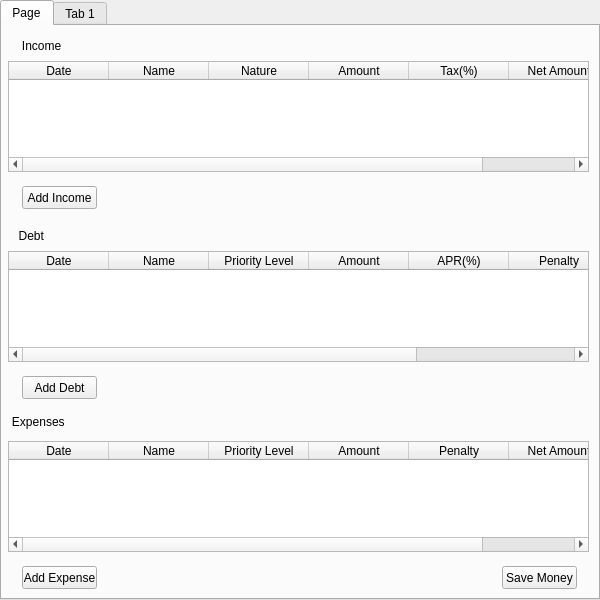
<?xml version="1.0" encoding="UTF-8"?>
<ui version="4.0">
 <class>BudgetTab</class>
 <widget class="QTabWidget" name="BudgetTab">
  <property name="geometry">
   <rect>
    <x>0</x>
    <y>0</y>
    <width>600</width>
    <height>600</height>
   </rect>
  </property>
  <property name="windowTitle">
   <string>TabWidget</string>
  </property>
  <property name="currentIndex">
   <number>0</number>
  </property>
  <widget class="QWidget" name="tab_2">
   <attribute name="title">
    <string>Page</string>
   </attribute>
   <widget class="QPushButton" name="addDebtButton_3">
    <property name="geometry">
     <rect>
      <x>20</x>
      <y>350</y>
      <width>75</width>
      <height>23</height>
     </rect>
    </property>
    <property name="text">
     <string>Add Debt</string>
    </property>
   </widget>
   <widget class="QTableWidget" name="expensesTable_3">
    <property name="geometry">
     <rect>
      <x>6</x>
      <y>415</y>
      <width>581</width>
      <height>111</height>
     </rect>
    </property>
    <column>
     <property name="text">
      <string>Date</string>
     </property>
    </column>
    <column>
     <property name="text">
      <string>Name</string>
     </property>
    </column>
    <column>
     <property name="text">
      <string>Priority Level</string>
     </property>
    </column>
    <column>
     <property name="text">
      <string>Amount</string>
     </property>
    </column>
    <column>
     <property name="text">
      <string>Penalty</string>
     </property>
    </column>
    <column>
     <property name="text">
      <string>Net Amount</string>
     </property>
    </column>
   </widget>
   <widget class="QLabel" name="incomeLabel_3">
    <property name="geometry">
     <rect>
      <x>10</x>
      <y>10</y>
      <width>571</width>
      <height>20</height>
     </rect>
    </property>
    <property name="styleSheet">
     <string notr="true">font: 18pt &quot;MS Shell Dlg 2&quot;;</string>
    </property>
    <property name="text">
     <string>   Income</string>
    </property>
   </widget>
   <widget class="QTableWidget" name="debtTable_3">
    <property name="geometry">
     <rect>
      <x>6</x>
      <y>225</y>
      <width>581</width>
      <height>111</height>
     </rect>
    </property>
    <property name="maximumSize">
     <size>
      <width>581</width>
      <height>16777215</height>
     </size>
    </property>
    <property name="showDropIndicator" stdset="0">
     <bool>false</bool>
    </property>
    <property name="alternatingRowColors">
     <bool>true</bool>
    </property>
    <column>
     <property name="text">
      <string>Date</string>
     </property>
    </column>
    <column>
     <property name="text">
      <string>Name</string>
     </property>
    </column>
    <column>
     <property name="text">
      <string>Priority Level</string>
     </property>
    </column>
    <column>
     <property name="text">
      <string>Amount</string>
     </property>
    </column>
    <column>
     <property name="text">
      <string>APR(%)</string>
     </property>
    </column>
    <column>
     <property name="text">
      <string>Penalty</string>
     </property>
    </column>
    <column>
     <property name="text">
      <string>Net Amount</string>
     </property>
    </column>
   </widget>
   <widget class="QTableWidget" name="incomeTable_3">
    <property name="geometry">
     <rect>
      <x>6</x>
      <y>35</y>
      <width>581</width>
      <height>111</height>
     </rect>
    </property>
    <column>
     <property name="text">
      <string>Date</string>
     </property>
    </column>
    <column>
     <property name="text">
      <string>Name</string>
     </property>
    </column>
    <column>
     <property name="text">
      <string>Nature</string>
     </property>
    </column>
    <column>
     <property name="text">
      <string>Amount</string>
     </property>
    </column>
    <column>
     <property name="text">
      <string>Tax(%)</string>
     </property>
    </column>
    <column>
     <property name="text">
      <string>Net Amount</string>
     </property>
    </column>
   </widget>
   <widget class="QLabel" name="debtLabel_3">
    <property name="geometry">
     <rect>
      <x>10</x>
      <y>200</y>
      <width>571</width>
      <height>20</height>
     </rect>
    </property>
    <property name="styleSheet">
     <string notr="true">font: 18pt &quot;MS Shell Dlg 2&quot;;</string>
    </property>
    <property name="text">
     <string>  Debt</string>
    </property>
   </widget>
   <widget class="QLabel" name="expensesLabel_3">
    <property name="geometry">
     <rect>
      <x>0</x>
      <y>380</y>
      <width>571</width>
      <height>31</height>
     </rect>
    </property>
    <property name="styleSheet">
     <string notr="true">font: 18pt &quot;MS Shell Dlg 2&quot;;</string>
    </property>
    <property name="text">
     <string>   Expenses</string>
    </property>
   </widget>
   <widget class="QPushButton" name="addExpenseButtom_3">
    <property name="geometry">
     <rect>
      <x>20</x>
      <y>540</y>
      <width>75</width>
      <height>23</height>
     </rect>
    </property>
    <property name="text">
     <string>Add Expense</string>
    </property>
   </widget>
   <widget class="QPushButton" name="saveMoneyButton_3">
    <property name="geometry">
     <rect>
      <x>500</x>
      <y>540</y>
      <width>75</width>
      <height>23</height>
     </rect>
    </property>
    <property name="text">
     <string>Save Money</string>
    </property>
   </widget>
   <widget class="QPushButton" name="addIcomeButtom_3">
    <property name="geometry">
     <rect>
      <x>20</x>
      <y>160</y>
      <width>75</width>
      <height>23</height>
     </rect>
    </property>
    <property name="text">
     <string>Add Income</string>
    </property>
   </widget>
  </widget>
  <widget class="QWidget" name="tab">
   <attribute name="title">
    <string>Tab 1</string>
   </attribute>
   <widget class="QPushButton" name="saveMoneyButton_2">
    <property name="geometry">
     <rect>
      <x>500</x>
      <y>540</y>
      <width>75</width>
      <height>23</height>
     </rect>
    </property>
    <property name="text">
     <string>Save Money</string>
    </property>
   </widget>
   <widget class="QPushButton" name="addIcomeButtom_2">
    <property name="geometry">
     <rect>
      <x>20</x>
      <y>160</y>
      <width>75</width>
      <height>23</height>
     </rect>
    </property>
    <property name="text">
     <string>Add Income</string>
    </property>
   </widget>
   <widget class="QPushButton" name="addDebtButton_2">
    <property name="geometry">
     <rect>
      <x>20</x>
      <y>350</y>
      <width>75</width>
      <height>23</height>
     </rect>
    </property>
    <property name="text">
     <string>Add Debt</string>
    </property>
   </widget>
   <widget class="QTableWidget" name="debtTable_2">
    <property name="geometry">
     <rect>
      <x>6</x>
      <y>225</y>
      <width>581</width>
      <height>111</height>
     </rect>
    </property>
    <property name="maximumSize">
     <size>
      <width>581</width>
      <height>16777215</height>
     </size>
    </property>
    <property name="showDropIndicator" stdset="0">
     <bool>false</bool>
    </property>
    <property name="alternatingRowColors">
     <bool>true</bool>
    </property>
    <column>
     <property name="text">
      <string>Date</string>
     </property>
    </column>
    <column>
     <property name="text">
      <string>Name</string>
     </property>
    </column>
    <column>
     <property name="text">
      <string>Priority Level</string>
     </property>
    </column>
    <column>
     <property name="text">
      <string>Amount</string>
     </property>
    </column>
    <column>
     <property name="text">
      <string>APR(%)</string>
     </property>
    </column>
    <column>
     <property name="text">
      <string>Penalty</string>
     </property>
    </column>
    <column>
     <property name="text">
      <string>Net Amount</string>
     </property>
    </column>
   </widget>
   <widget class="QLabel" name="expensesLabel_2">
    <property name="geometry">
     <rect>
      <x>0</x>
      <y>380</y>
      <width>571</width>
      <height>31</height>
     </rect>
    </property>
    <property name="styleSheet">
     <string notr="true">font: 18pt &quot;MS Shell Dlg 2&quot;;</string>
    </property>
    <property name="text">
     <string>   Expenses</string>
    </property>
   </widget>
   <widget class="QTableWidget" name="incomeTable_2">
    <property name="geometry">
     <rect>
      <x>6</x>
      <y>35</y>
      <width>581</width>
      <height>111</height>
     </rect>
    </property>
    <column>
     <property name="text">
      <string>Date</string>
     </property>
    </column>
    <column>
     <property name="text">
      <string>Name</string>
     </property>
    </column>
    <column>
     <property name="text">
      <string>Nature</string>
     </property>
    </column>
    <column>
     <property name="text">
      <string>Amount</string>
     </property>
    </column>
    <column>
     <property name="text">
      <string>Tax(%)</string>
     </property>
    </column>
    <column>
     <property name="text">
      <string>Net Amount</string>
     </property>
    </column>
   </widget>
   <widget class="QLabel" name="incomeLabel_2">
    <property name="geometry">
     <rect>
      <x>10</x>
      <y>10</y>
      <width>571</width>
      <height>20</height>
     </rect>
    </property>
    <property name="styleSheet">
     <string notr="true">font: 18pt &quot;MS Shell Dlg 2&quot;;</string>
    </property>
    <property name="text">
     <string>   Income</string>
    </property>
   </widget>
   <widget class="QTableWidget" name="expensesTable_2">
    <property name="geometry">
     <rect>
      <x>6</x>
      <y>415</y>
      <width>581</width>
      <height>111</height>
     </rect>
    </property>
    <column>
     <property name="text">
      <string>Date</string>
     </property>
    </column>
    <column>
     <property name="text">
      <string>Name</string>
     </property>
    </column>
    <column>
     <property name="text">
      <string>Priority Level</string>
     </property>
    </column>
    <column>
     <property name="text">
      <string>Amount</string>
     </property>
    </column>
    <column>
     <property name="text">
      <string>Penalty</string>
     </property>
    </column>
    <column>
     <property name="text">
      <string>Net Amount</string>
     </property>
    </column>
   </widget>
   <widget class="QPushButton" name="addExpenseButtom_2">
    <property name="geometry">
     <rect>
      <x>20</x>
      <y>540</y>
      <width>75</width>
      <height>23</height>
     </rect>
    </property>
    <property name="text">
     <string>Add Expense</string>
    </property>
   </widget>
   <widget class="QLabel" name="debtLabel_2">
    <property name="geometry">
     <rect>
      <x>10</x>
      <y>200</y>
      <width>571</width>
      <height>20</height>
     </rect>
    </property>
    <property name="styleSheet">
     <string notr="true">font: 18pt &quot;MS Shell Dlg 2&quot;;</string>
    </property>
    <property name="text">
     <string>  Debt</string>
    </property>
   </widget>
  </widget>
 </widget>
 <resources/>
 <connections/>
</ui>
